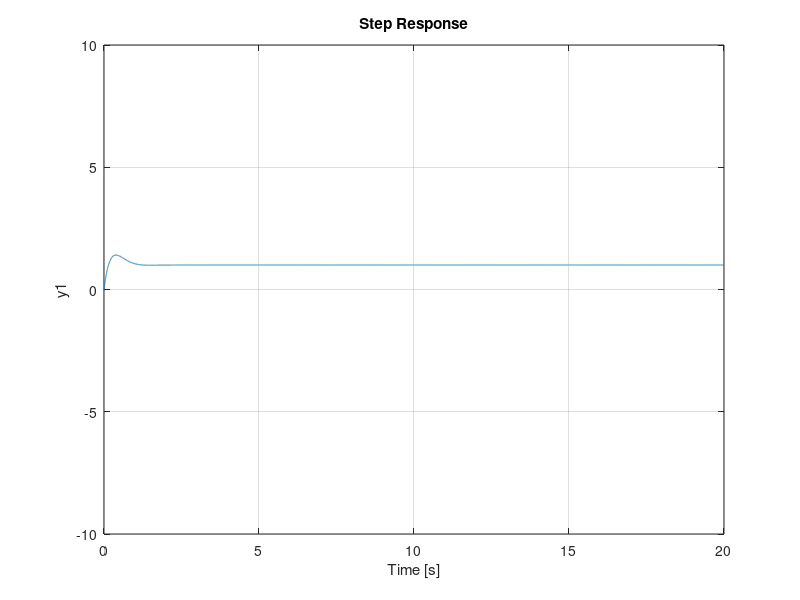

Here is the MATLAB script that generated this plot:

%Tests the response of some transfer function.
%Just comment out the old transfer functions and enter your new one!


clf;
s = tf('s');

%%%%%%%%%%%%%%%%%GAIN%%%%%%%%%%%%%%%%%%%
K = [3 0.1 6 10];

%%%%%%%%%%%%%%%%%FEEDBACK%%%%%%%%%%%%%%%
fdbck = 1;

%%%%%%%%%%%%%%%%%TRANSFER FUNCTION%%%%%%
%G = (s-2)/((s+1)*(s^2 + 6*s + 25));
%G = 1/((s)*(s+1));
G = (s+2)/(s^2-3*s);


%%%%%%%%%%%%%%%%%STEP RESPONSE%%%%%%%%%
% figure(1);
% hold;
% for n = 1:5
% step(K(n)*G,0:0.001:10);
% end
% hold;

%%%%%%%%%%%%%%%%STEP RESPONSE W/ FEEDBACK
figure(2);
hold;
for n = 1:length(K)
step(feedback(K(n)*G,fdbck),0:0.001:20);
axis([0,20,-10,10]);
%legend('Gain = 10');
end
hold;

%%%%%%%%%%%%%%%%STEP RESPONSE W/ NO FEEDBACK AND NO GAIN
%step(G,0:0.001:10)

%%%%%%%%%%%%%%%STEP RESPONSE W/ FEEDBACK AND NO GAIN
%step(feedback(G,fdbck),0:0.001:10)


%Finds the roots of a second order system who's constants are a
%function of K.
for n = 1:length(K)
p = [1 (K(n)-3) 2*K(n)];
roots(p)
end

